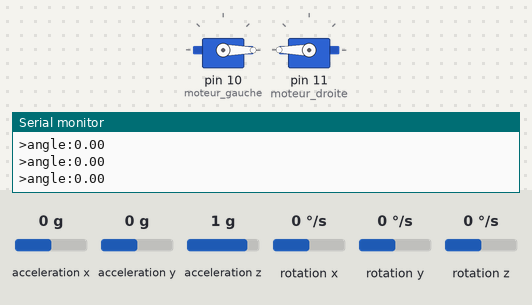
Bench run of a program on a simulated Arduino Nano, built with avr-gcc and run on an emulated ATmega328P. Shown: 2 × servo, the last lines printed to the serial monitor. Inputs (shaded band) come from the test bench; at power-on: acceleration z 1 g, acceleration y 0 g, acceleration x 0 g, rotation x 0 °/s, rotation y 0 °/s, rotation z 0 °/s.

Above: at 1.2 s.
1.3 s: acceleration z set to 0.1 g
2.8 s: acceleration z set to -0.2 g
At 3.3 s:
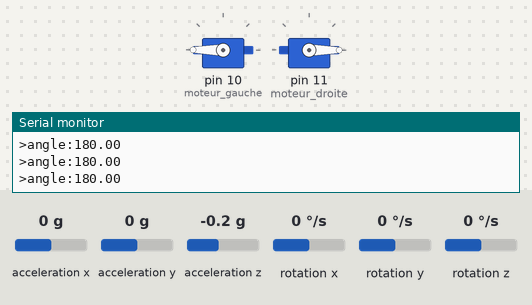
4.3 s: acceleration y set to -0.2 g
At 5.2 s:
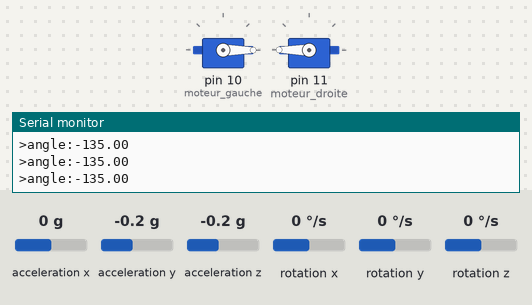
5.8 s: acceleration y set to 0.8 g
At 6.4 s:
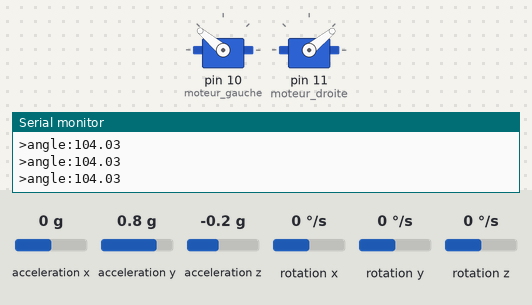
7.3 s: acceleration y set to 1.4 g
At 7.6 s:
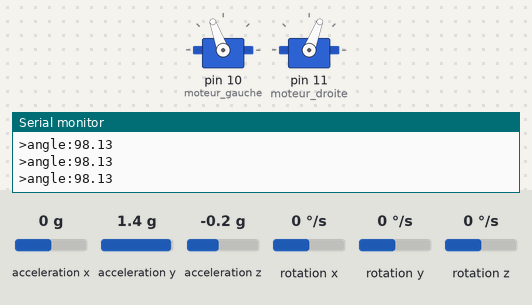
8.8 s: acceleration z set to 0.8 g
At 9.1 s:
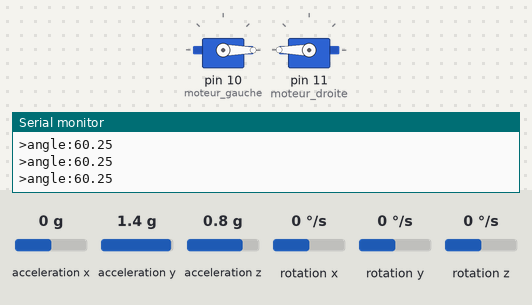
Timing chart, 0 to 11.3 s (numbered marks = the images above; inputs shaded):
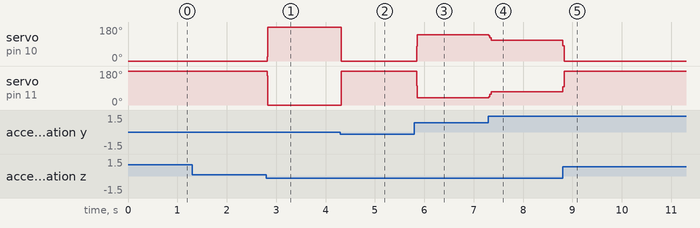

The program:

main.cpp
```cpp
#include <MPU6050.h>
#include <Servo.h>
#include <Wire.h>

MPU6050 capteur;
Servo moteur_gauche;
Servo moteur_droite;

const int taille_buffer = 10;
float buffer_angles[taille_buffer];
int position_index = 0;

int compteur_cycle = 0;

double entree, sortie;

double coefficient_Kp_angle = 5;
double coefficient_Ki_angle = 0;
double coefficient_Kd_angle = 2.4;

double coefficient_Kp_vitesse = 3;
double coefficient_Ki_vitesse = 1;
double coefficient_Kd_vitesse = 0;

float facteur = 2;

double limite_integrale = 1000;

double erreur_precedente = 0.001;
double somme_integrale = 0;
float ANGLE_CIBLE = 94;
float ANGLE_CIBLE_AVANCE = 96;
float ACCELERATION_CIBLE = 2.5;

float angle_actuel_cible = ANGLE_CIBLE;
float pas_angle = 0.1;

unsigned long temps_precedent = 0;

void setup()
{
  Serial.begin(115200);
  Wire.begin();
  capteur.initialize();
  moteur_gauche.attach(10);
  moteur_droite.attach(11);
}

float fonction_sigmoid(float facteur, float valeur)
{
  return 1 / (1 + exp(-facteur * (valeur - 105)));
}

float fonction_sigmoid_inverse(float facteur, float valeur)
{
  return 1 / (1 + exp(facteur * (valeur - 75)));
}

float obtenir_angle()
{
  int16_t axe_x, axe_y, axe_z, vitesse_x, vitesse_y, vitesse_z;
  capteur.getMotion6(&axe_x, &axe_y, &axe_z, &vitesse_x, &vitesse_y, &vitesse_z);
  float angle_calcule = atan2((double)axe_y / 16384.0, (double)axe_z / 16384.0) * 180 / PI;
  return angle_calcule;
}

float calcul_moyenne_mobile(float nouvel_angle)
{
  buffer_angles[position_index] = nouvel_angle;
  position_index = (position_index + 1) % taille_buffer;

  float somme_angles = 0;
  for (int i = 0; i < taille_buffer; i++)
  {
    somme_angles += buffer_angles[i];
  }

  float moyenne = somme_angles / taille_buffer;
  return moyenne;
}

double calcul_pid(double Kp, double Ki, double Kd, double entree, float cible)
{
  double erreur = cible - entree;

  somme_integrale += erreur;
  if (somme_integrale > limite_integrale)
    somme_integrale = limite_integrale;
  if (somme_integrale < -limite_integrale)
    somme_integrale = -limite_integrale;

  double derivee = (erreur - erreur_precedente);
  erreur_precedente = erreur;

  double sortie = (Kp * erreur + Ki * somme_integrale + Kd * derivee);

  if (sortie > 90)
    sortie = 90;
  if (sortie < -90)
    sortie = -90;

  return sortie;
}

void ajuster_moteurs(double valeur_moteur)
{
  if (valeur_moteur < 6 && valeur_moteur > -6)
  {
    valeur_moteur = 0;
  }
  double valeur_droite = 90 + valeur_moteur;
  double valeur_gauche = 90 - valeur_moteur;

  moteur_gauche.write(valeur_gauche);
  moteur_droite.write(valeur_droite);
}

void stabiliser_position(float cible_angle)
{
  float angle_mesure = obtenir_angle();
  angle_mesure = calcul_moyenne_mobile(angle_mesure);

  double sortie = calcul_pid(coefficient_Kp_angle, coefficient_Ki_angle, coefficient_Kd_angle, angle_mesure, cible_angle);

  Serial.print(">angle:");
  Serial.println(angle_mesure);

  ajuster_moteurs(sortie);
}

float transition_mouvement_stabilisation(float angle_actuel_cible) {
  compteur_cycle++;

  if (compteur_cycle % 100 == 0)
  {
    if (ANGLE_CIBLE == 96)
    {
      ANGLE_CIBLE = ANGLE_CIBLE_AVANCE;
    }
    else
    {
      ANGLE_CIBLE = 96;
    }
  }

  if (angle_actuel_cible < ANGLE_CIBLE)
  {
    angle_actuel_cible += pas_angle;
    if (angle_actuel_cible > ANGLE_CIBLE)
    {
      angle_actuel_cible = ANGLE_CIBLE;
    }
  }
  else if (angle_actuel_cible > ANGLE_CIBLE)
  {
    angle_actuel_cible -= pas_angle;
    if (angle_actuel_cible < ANGLE_CIBLE)
    {
      angle_actuel_cible = ANGLE_CIBLE;
    }
  }
  return angle_actuel_cible;
}

void loop()
{
  stabiliser_position(angle_actuel_cible);
}
```

Measured:
- the behaviour switches between 0 and -0.1 g on acceleration z (found by bisection; images 0 and 1)
- the behaviour switches between 0 and -0.1 g on acceleration y (found by bisection; images 1 and 2)
- after the input at 2.8 s, servo on pin 10 (moteur_gauche): 0° → 180° at once; servo on pin 11 (moteur_droite): 180° → 0° at once
- after the input at 4.3 s, servo on pin 10 (moteur_gauche): 180° → 0° at once; servo on pin 11 (moteur_droite): 0° → 180° at once
- after the input at 5.8 s, servo on pin 10 (moteur_gauche): 0° → 140° at once; servo on pin 11 (moteur_droite): 180° → 39° at once
- after the input at 7.3 s, servo on pin 10 (moteur_gauche): 140° → 110° at once; servo on pin 11 (moteur_droite): 39° → 69° at once
- after the input at 8.8 s, servo on pin 10 (moteur_gauche): 110° → 0° at once; servo on pin 11 (moteur_droite): 69° → 180° at once
